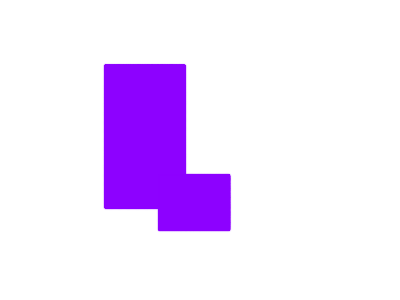
//> input picture data/squre.png, 400 x 300 px
$ ./HoughLines_   (built with g++ and OpenCV 4)
//> lines starting //> are read from the running program, lines starting //| are printed output that depends on the picture; after the words box and inside, x2 and y2 are one past the last pixel; in counts of white or black regions, pixels touching at a corner belong together
//> further down, img is the input picture: 300 rows x 400 cols, CV_8UC3; mean B, G, R 255, 222.9, 240.6
#include <iostream>
#include <typeinfo>
#include <opencv2/imgcodecs.hpp>
#include <opencv2/highgui.hpp>
#include <opencv2/imgproc.hpp>

using namespace std;
using namespace cv;

Mat img, imgEdge;
String imgPath = "data/squre.png";

int isEmptyImg(Mat img)
{
    if (img.empty())
    {
        cout << " FAILED::IMG LOADING " << endl;
        return -1;
    }
    else
    {
        cout << " SUCCESS::IMG LOADING " << endl;
        return 0;
    }
}

Mat preProcessing(Mat img)
{
    Mat imgGray, imgBlur, imgDil;
    Mat imgCanny1;
    int kernelSize = 3;

    cvtColor(img, imgGray, COLOR_BGR2GRAY);
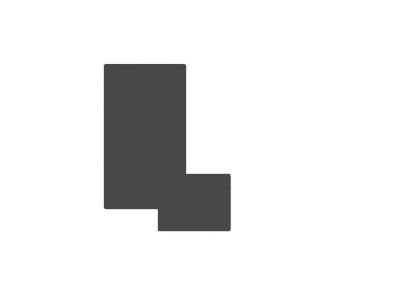
//> imgGray: 300 rows x 400 cols, CV_8UC1; min 71, max 255, mean 231.9
    GaussianBlur(imgGray, imgBlur, Size(kernelSize, kernelSize), kernelSize, kernelSize);
    Canny(imgBlur, imgCanny1, 40, 60);
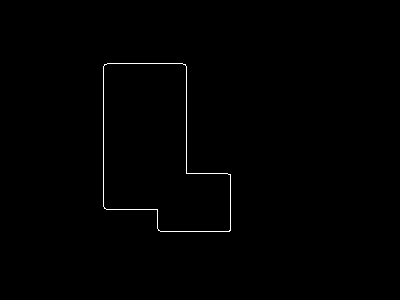
//> imgCanny1: 300 rows x 400 cols, CV_8UC1; 0.48% white in thin lines or dots, all inside (x1, y1, x2, y2) = (103, 63, 231, 232)
    imshow("imgCanny", imgCanny1);

    // Mat kernel = getStructuringElement(MORPH_RECT, Size(kernelSize - 5, kernelSize - 5));
    // dilate(imgCanny1, imgDil, kernel);

    return imgCanny1;
}

int main()
{
    img = imread(imgPath);
    isEmptyImg(img);

    // 1. preprocessing img.
    imgEdge = preProcessing(img);

    // 2. Hough line Transform
    // float 값 두개를 가지는 lines 벡터 변수 선언.
    vector<Vec2f> lines;

    /* 이 값 설정으로 근처에 있는 서로 다른 직선을 구별한다
    . rho_thres       : 각도가 같은 경우, 직선의 평행 방향으로 인식 할 수 있는 최대 경계값을 정해준다.
    . theta_thres     : rho값이 일정할 경우, 직선 으로 인식 할 수 있는 최대 경계값을 설정해준다.
    --> 위의 thres 값은 클수록 불필요한 직선들이 많이 검출된다. 노이즈가 커지는 방향
    . ptr_votes_thres : 직선으로 인식하기 위한 캐니 엣지 상의 픽셀 갯수를 의미한다. 이 값이 너무 작으면, 길이가 짧은 엣지들은
                        그 만큼 캐니엣지 검출로 검출된 픽셀수가 적기 때문에 직선으로 구별해내지 못하게 된다.
     */
    double rho_thres = 0.2;
    double theta_thres = (CV_PI / 180);
    int ptr_votes_thres = 20;

    HoughLines(imgEdge, lines, rho_thres, theta_thres, ptr_votes_thres);
//> lines = 8 lines (rho, theta): [103, 0], [186, 0], [63, 1.57], [231, 1.57], [230, 0], [209, 1.57], [173, 1.57], [157, 0]

    cout << "\t-----check picture spec. -----\t" << endl;
    cout << "img pixels --> width : " << imgEdge.cols << ", height : " << imgEdge.rows << endl;
//| img pixels --> width : 400, height : 300
    cout << "lines : " << lines.size() << endl;
//| lines : 8

    // need to studying this part...
    for (int i = 0; i < lines.size(); i++)
    {
        // 다시 써보기.
        double rho = lines[i][0], theta = lines[i][1];
        double a = cos(theta);
        double b = sin(theta);

        // 직선 위의 한점을 (x0,y0) 로 정의
        double x0 = rho * a, y0 = rho * b;
        // 직선의 길이를 나타내기 위해, 충분히 큰 값으로 지정한다.
        // 직선의 픽셀 길이 값이 되기 때문에, 이미지 픽셀의 크기에 따라 조절해주면 된다.
        double dL = 1000;

        // 직선을 표현하기 위해 포인트 변수 생성.
        Point pt1, pt2;

        // pt1, pt2의 좌표를 가져오기 위해 동일 직선 위를 움직이는 변위 변수 dL과 cos, sin 함수의 조합을 활용했다.
        pt1.x = x0 - dL * b;
        pt1.y = y0 + dL * a;
        pt2.x = x0 + dL * b;
        pt2.y = y0 - dL * a;

        // 검출된 라인의 속성 값(rho, theta)과 해당 직선의 포인트 값을 출력.
        cout << "line " << i + 1
             << "->> rho : " << lines[i][0] << "px, \t"
             << " theta : " << lines[i][1] * (180 / CV_PI)
             << "\t Point1(x,y) : " << pt1.x << "\t ," << pt1.y
             << "\t Point2(x,y) : " << pt2.x << "\t ," << pt2.y
             << endl;

        // 원본 이미지에 검출된 직선을 그림.
        line(img, pt1, pt2, Scalar(0, 0, 200), 3, LINE_AA);
    }
//> this loop made 8 passes
//> (rho, theta, a, b, x0, y0) on passes 1 to 8: (103, 0, 1, 0, 103, 0), (186, 0, 1, 0, 186, 0), (63, 1.57, -4.37e-08, 1, -2.75e-06, 63), (231, 1.57, -4.37e-08, 1, -1.01e-05, 231), (230, 0, 1, 0, 230, 0), (209, 1.57, -4.37e-08, 1, -9.14e-06, 209), (173, 1.57, -4.37e-08, 1, -7.56e-06, 173), (157, 0, 1, 0, 157, 0)
//| line 1->> rho : 103px, 	 theta : 0	 Point1(x,y) : 103	 ,1000	 Point2(x,y) : 103	 ,-1000
//| line 2->> rho : 186px, 	 theta : 0	 Point1(x,y) : 186	 ,1000	 Point2(x,y) : 186	 ,-1000
//| line 3->> rho : 63px, 	 theta : 90	 Point1(x,y) : -1000	 ,62	 Point2(x,y) : 999	 ,63
//| line 4->> rho : 231px, 	 theta : 90	 Point1(x,y) : -1000	 ,230	 Point2(x,y) : 999	 ,231
//| line 5->> rho : 230px, 	 theta : 0	 Point1(x,y) : 230	 ,1000	 Point2(x,y) : 230	 ,-1000
//| line 6->> rho : 209px, 	 theta : 90	 Point1(x,y) : -1000	 ,208	 Point2(x,y) : 999	 ,209
//| line 7->> rho : 173px, 	 theta : 90	 Point1(x,y) : -1000	 ,172	 Point2(x,y) : 999	 ,173
//| line 8->> rho : 157px, 	 theta : 0	 Point1(x,y) : 157	 ,1000	 Point2(x,y) : 157	 ,-1000
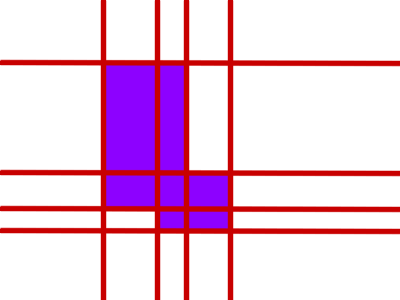
//> img: 300 rows x 400 cols, CV_8UC3; 15.68% of pixels changed, all inside (x1, y1, x2, y2) = (0, 0, 400, 300)

    imshow("img", img);
    imwrite("data/output/HoughLines_ini.png", img);
    waitKey(0);

    return 0;
}

$ run again, with data/shapes.png copied over data/squre.png
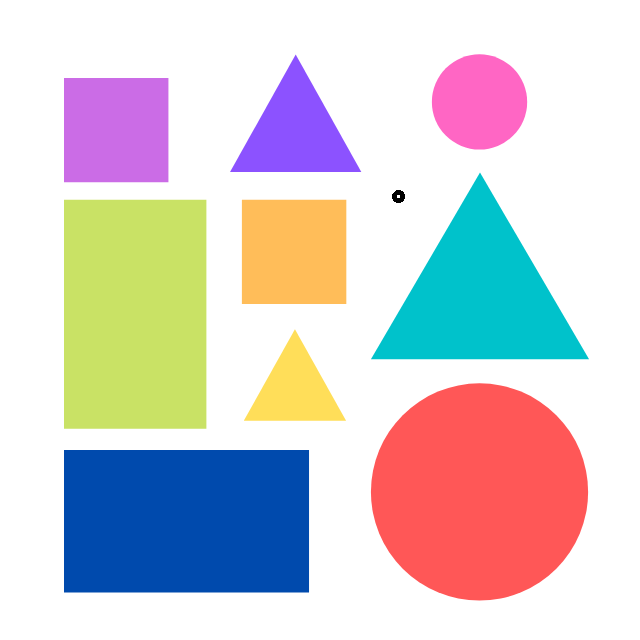
//> input picture data/shapes.png, 640 x 640 px
//> img is the input picture: 640 rows x 640 cols, CV_8UC3; mean B, G, R 209.9, 207, 212.7
//> in preProcessing, `Canny(imgBlur, imgCanny1, 40, 60);`:
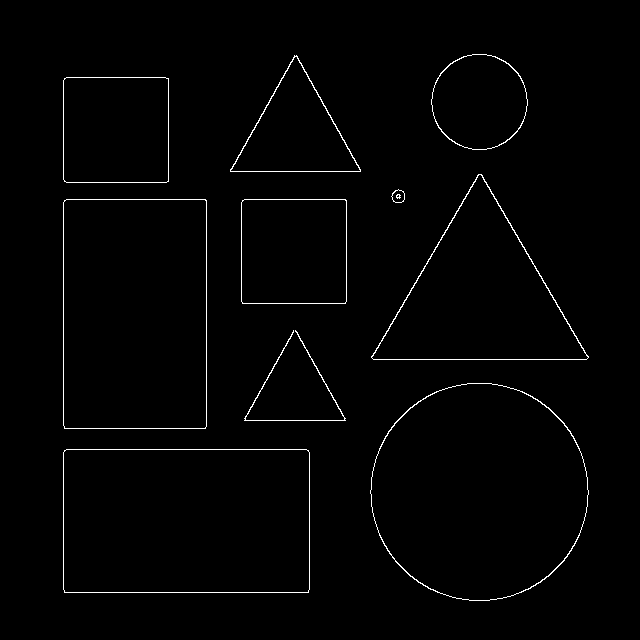
//> imgCanny1: 640 rows x 640 cols, CV_8UC1; 1.3% white in thin lines or dots, all inside (x1, y1, x2, y2) = (63, 54, 589, 601)
//> lines = 45 lines (rho, theta), first 12: [63, 0], [592, 1.57], [199, 1.57], [449, 1.57], [206, 0], [359, 1.57], [309, 0], [428, 1.57], [171, 1.57], [168, 0], [303, 1.57], [420, 1.57]
//| img pixels --> width : 640, height : 640
//| lines : 45
//> the loop `for (int i = 0; i < lines.size(); i++)` made 45 passes
//> (rho, theta, a, b, x0, y0) on passes 1 to 8: (63, 0, 1, 0, 63, 0), (592, 1.57, -4.37e-08, 1, -2.59e-05, 592), (199, 1.57, -4.37e-08, 1, -8.7e-06, 199), (449, 1.57, -4.37e-08, 1, -1.96e-05, 449), (206, 0, 1, 0, 206, 0), (359, 1.57, -4.37e-08, 1, -1.57e-05, 359), (309, 0, 1, 0, 309, 0), (428, 1.57, -4.37e-08, 1, -1.87e-05, 428)
//> (printed output is left out)
//> after the loop `for (int i = 0; i < lines.size(); i++)`:
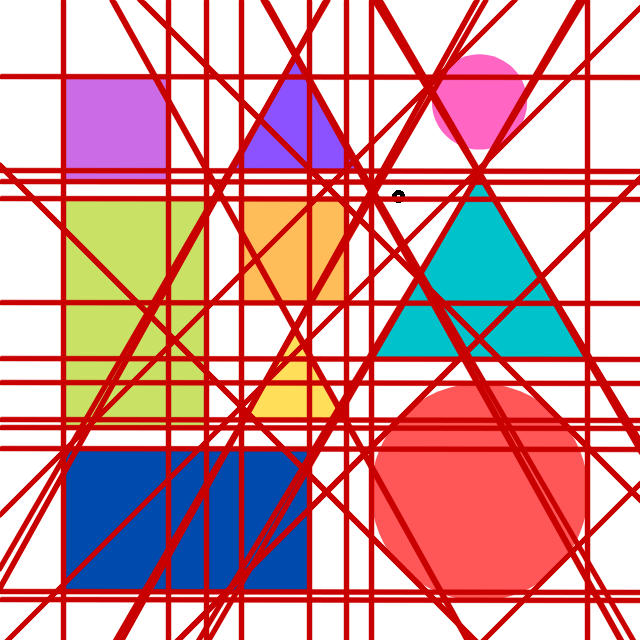
//> img: 640 rows x 640 cols, CV_8UC3; mean B, G, R 151.9, 148.7, 208
